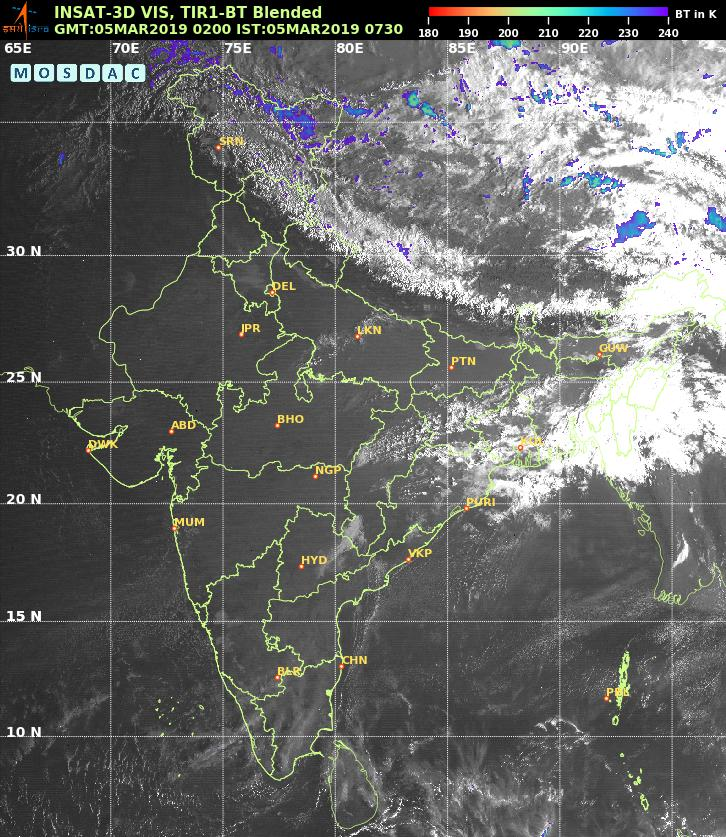
#> input picture Website/server/images/image4.jpg, 726 x 837 px, found by its file name
$ python histogram.py
#> lines starting #> are read from the running program, lines starting #| are printed output that depends on the picture
import cv2
import glob
import numpy as n7
import pandas as pd
image = cv2.imread('C:/Users/laxma/Desktop/SIH_PROJECT/Website/server/images/image4.jpg')
#> image is the input picture: shape (837, 726, 3); mean B, G, R 102.1, 104.2, 103
cyclone_image = image[500:,200:,:]
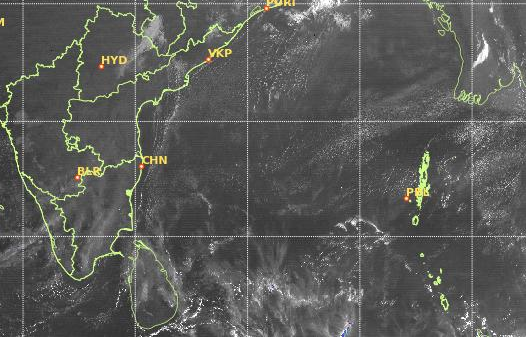
#> cyclone_image: shape (337, 526, 3); mean B, G, R 87.9, 90.9, 90.1
#> (the run stopped early here; a loop or call above may not have finished)

$ run again, with Website/server/images/image1.jpg copied over Website/server/images/image4.jpg
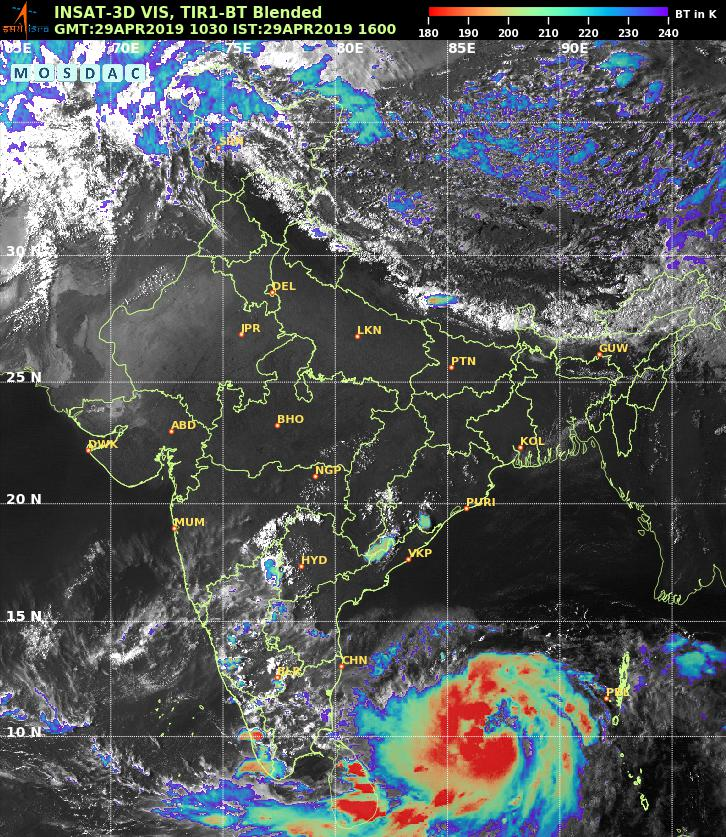
#> input picture Website/server/images/image1.jpg, 726 x 837 px, found by its file name
#> image is the input picture: shape (837, 726, 3); mean B, G, R 90.4, 88.8, 84.9
#> `cyclone_image = image[500:,200:,:]`:
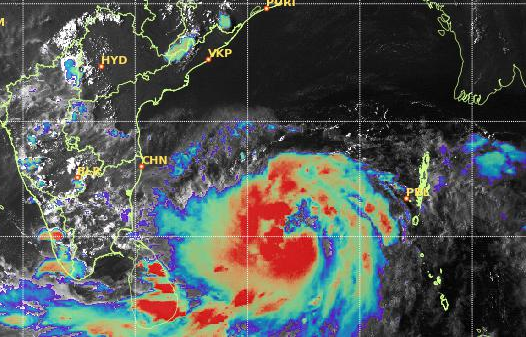
#> cyclone_image: shape (337, 526, 3); mean B, G, R 83.4, 86.1, 81.6

$ run again, with Website/server/images/image2.jpg copied over Website/server/images/image4.jpg
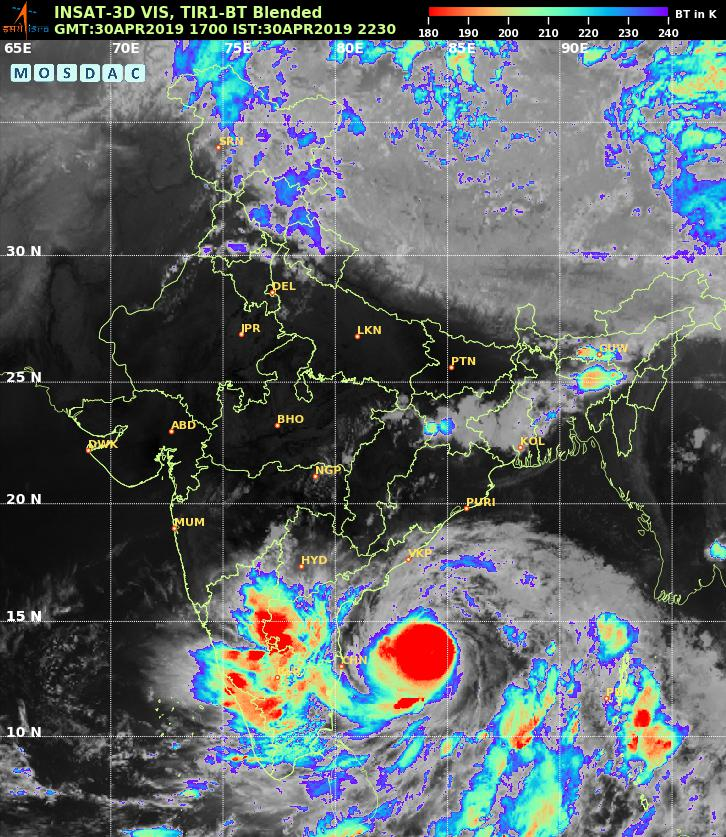
#> input picture Website/server/images/image2.jpg, 726 x 837 px, found by its file name
#> image is the input picture: shape (837, 726, 3); mean B, G, R 102.9, 99.9, 91.9
#> `cyclone_image = image[500:,200:,:]`:
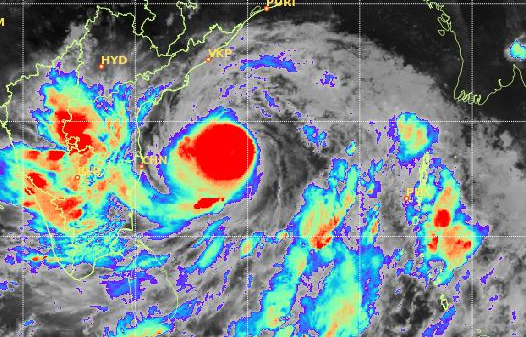
#> cyclone_image: shape (337, 526, 3); mean B, G, R 134.7, 131.3, 119.3

$ run again, with Website/server/images/image3.jpg copied over Website/server/images/image4.jpg
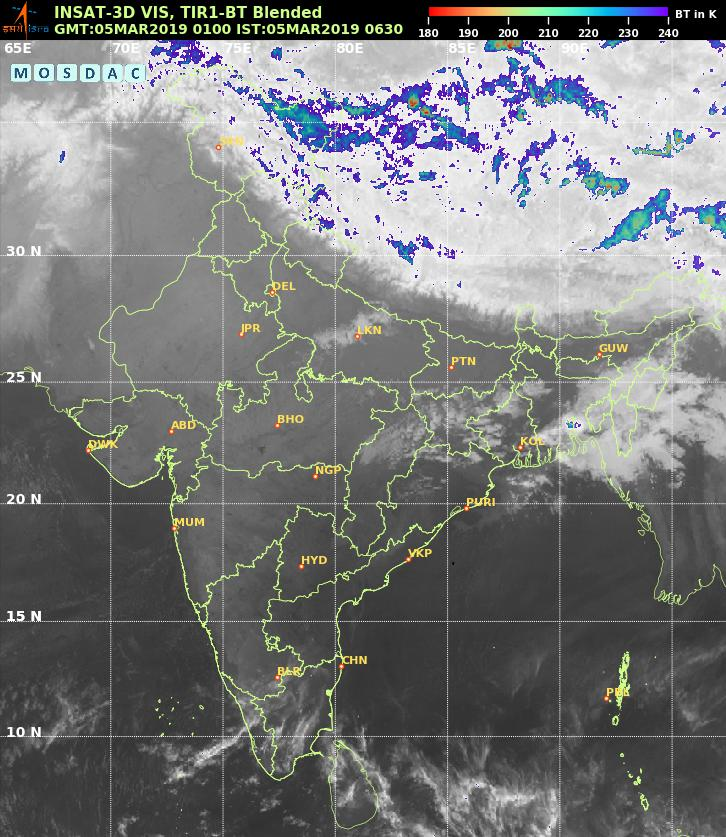
#> input picture Website/server/images/image3.jpg, 726 x 837 px, found by its file name
#> image is the input picture: shape (837, 726, 3); mean B, G, R 121.6, 121.7, 120.1
#> `cyclone_image = image[500:,200:,:]`:
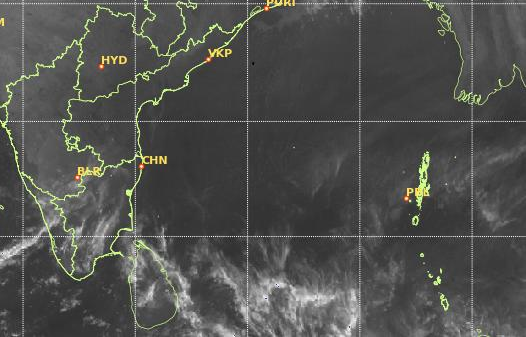
#> cyclone_image: shape (337, 526, 3); mean B, G, R 78.2, 81.2, 80.4
